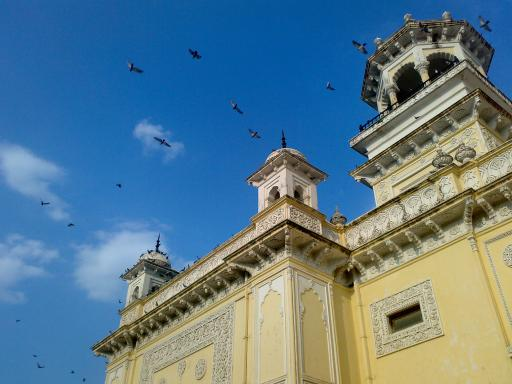
#> input picture material/home.jpg, 512 x 384 px
$ python histograms.py
#> lines starting #> are read from the running program, lines starting #| are printed output that depends on the picture
import cv2
import sys
import numpy as np
from matplotlib import pyplot as plt

#GRAYSCALE
img = cv2.imread('../material/home.jpg', cv2.IMREAD_GRAYSCALE)
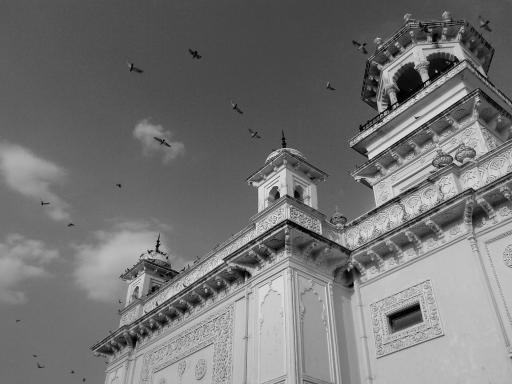
#> img: shape (384, 512); min 0, max 255, mean 116.2
assert img is not None, "file could not be read, check with os.path.exists()"
hist = cv2.calcHist([img],[0],None,[256],[0,255])
#> hist = 256 values, max 3908 at index 111, min 0 at index 242, mean 768


plt.hist(img.ravel(),256,[0,256]); plt.show()
#> after `plt.hist(img.ravel(), 256, [0, 256])`:
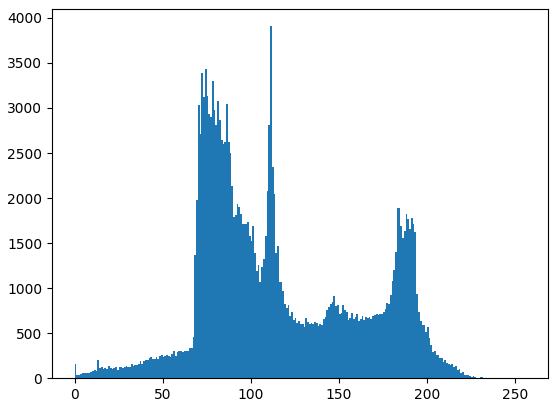
#> figure drawn by matplotlib, 1 panel; tallest bar 3908 high, from x = 111 to 112

#CALCULATE HISTOGRAM FROM A REGION
img = cv2.imread('../material/home.jpg', cv2.IMREAD_GRAYSCALE)
assert img is not None, "file could not be read, check with os.path.exists()"

# create a mask
mask = np.zeros(img.shape[:2], np.uint8)
mask[100:300, 100:400] = 255
masked_img = cv2.bitwise_and(img,img,mask = mask)
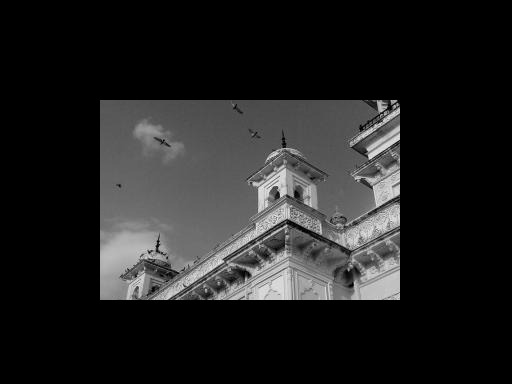
#> masked_img: shape (384, 512); min 0, max 255, mean 33.9
# Calculate histogram with mask and without mask
# Check third argument for mask
hist_full = cv2.calcHist([img],[0],None,[256],[0,256])
#> hist_full has the same summary as hist
hist_mask = cv2.calcHist([img],[0],mask,[256],[0,256])
#> hist_mask = 256 values, max 1334 at index 81, min 0 at index 242, mean 234.4
plt.subplot(221), plt.imshow(img, 'gray')
plt.subplot(222), plt.imshow(mask,'gray')
plt.subplot(223), plt.imshow(masked_img, 'gray')
plt.subplot(224), plt.plot(hist_full), plt.plot(hist_mask)
plt.xlim([0,256])
plt.show()
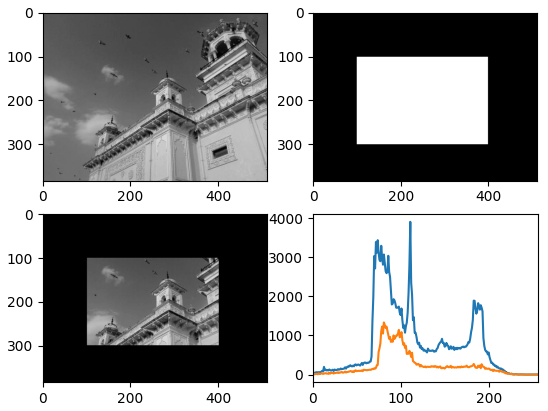
#> figure drawn by matplotlib, 4 panels; panel 4: curve peaks at x = 111, y = 3908; panel 4: curve peaks at x = 81, y = 1334
